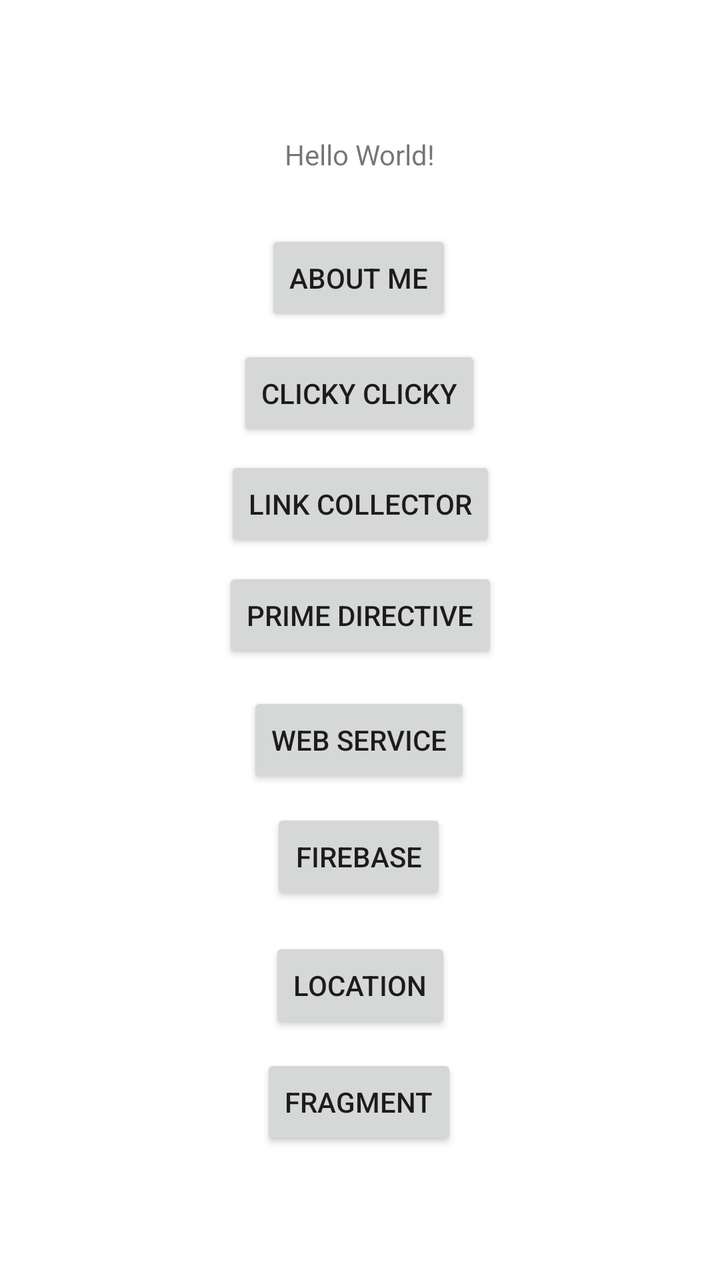
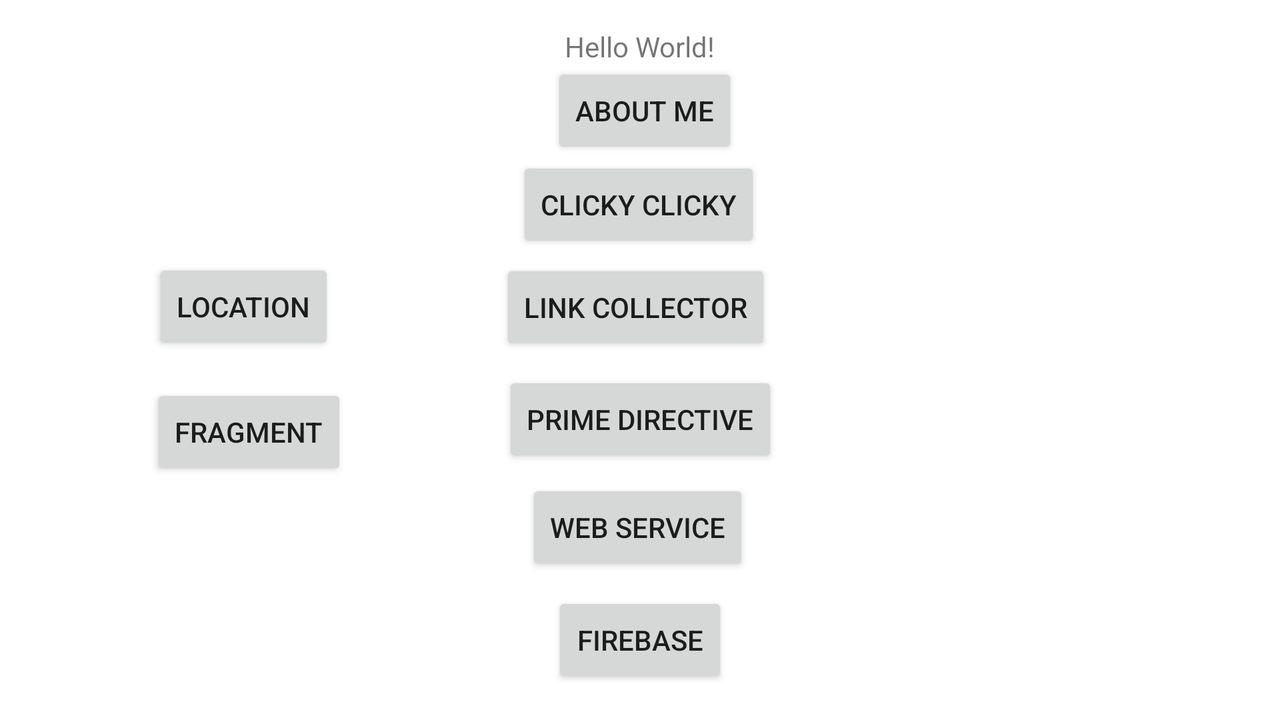

An Android layout and its configuration variant, each rendered on a device that would load it. The default file and the variant file are quoted in full after the pictures.
<!-- AndroidManifest.xml: application theme Theme.NUMAD23Sp_ShiZeng -->
<!-- res/layout/activity_main.xml -->
<?xml version="1.0" encoding="utf-8"?>
<androidx.constraintlayout.widget.ConstraintLayout xmlns:android="http://schemas.android.com/apk/res/android"
  xmlns:app="http://schemas.android.com/apk/res-auto"
  xmlns:tools="http://schemas.android.com/tools"
  android:layout_width="match_parent"
  android:layout_height="match_parent"
  tools:context=".MainActivity">

  <Button
    android:id="@+id/button_AboutMe"
    android:layout_width="wrap_content"
    android:layout_height="wrap_content"
    android:text="@string/about_me"
    app:layout_constraintBottom_toBottomOf="parent"
    app:layout_constraintEnd_toEndOf="parent"
    app:layout_constraintHorizontal_bias="0.498"
    app:layout_constraintStart_toStartOf="parent"
    app:layout_constraintTop_toTopOf="@id/text_HelloWorld"
    app:layout_constraintVertical_bias="0.09" />


  <Button
    android:id="@+id/button_Clicky"
    android:layout_width="wrap_content"
    android:layout_height="wrap_content"
    android:text="@string/Clicky"
    app:layout_constraintBottom_toBottomOf="parent"
    app:layout_constraintEnd_toEndOf="parent"
    app:layout_constraintHorizontal_bias="0.498"
    app:layout_constraintStart_toStartOf="parent"
    app:layout_constraintTop_toTopOf="@id/button_AboutMe"
    app:layout_constraintVertical_bias="0.121"
    tools:ignore="MissingConstraints" />

  <Button
    android:id="@+id/button_LinkCollector"
    android:layout_width="wrap_content"
    android:layout_height="wrap_content"
    android:text="@string/Link_Collector"
    app:layout_constraintBottom_toBottomOf="parent"
    app:layout_constraintEnd_toEndOf="parent"
    app:layout_constraintStart_toStartOf="parent"
    app:layout_constraintTop_toTopOf="@id/text_HelloWorld"
    app:layout_constraintVertical_bias="0.306" />

  <Button
    android:id="@+id/button_Prime"
    android:layout_width="wrap_content"
    android:layout_height="wrap_content"
    android:text="@string/Prime_Directive"
    app:layout_constraintBottom_toBottomOf="parent"
    app:layout_constraintEnd_toEndOf="parent"
    app:layout_constraintStart_toStartOf="parent"
    app:layout_constraintTop_toBottomOf="@+id/button_LinkCollector"
    app:layout_constraintVertical_bias="0.024" />

  <Button
    android:id="@+id/btn_WebService"
    android:layout_width="wrap_content"
    android:layout_height="wrap_content"
    android:text="@string/WebService"
    app:layout_constraintBottom_toBottomOf="parent"
    app:layout_constraintEnd_toEndOf="parent"
    app:layout_constraintHorizontal_bias="0.498"
    app:layout_constraintStart_toStartOf="parent"
    app:layout_constraintTop_toBottomOf="@+id/button_Prime"
    app:layout_constraintVertical_bias="0.055" />

  <Button
    android:id="@+id/btn_FireBase"
    android:layout_width="wrap_content"
    android:layout_height="wrap_content"
    android:text="@string/Fire_Base"
    app:layout_constraintBottom_toBottomOf="parent"
    app:layout_constraintEnd_toEndOf="parent"
    app:layout_constraintHorizontal_bias="0.498"
    app:layout_constraintStart_toStartOf="parent"
    app:layout_constraintTop_toBottomOf="@+id/btn_WebService"
    app:layout_constraintVertical_bias="0.052" />

  <Button
    android:id="@+id/btn_location"
    android:layout_width="wrap_content"
    android:layout_height="wrap_content"
    android:text="@string/Location"
    app:layout_constraintBottom_toBottomOf="parent"
    app:layout_constraintEnd_toEndOf="parent"
    app:layout_constraintStart_toStartOf="parent"
    app:layout_constraintTop_toBottomOf="@+id/btn_FireBase"
    app:layout_constraintVertical_bias="0.116" />

  <Button
    android:id="@+id/btn_Fragment"
    android:layout_width="wrap_content"
    android:layout_height="wrap_content"
    android:text="@string/Fragment"
    app:layout_constraintBottom_toBottomOf="parent"
    app:layout_constraintEnd_toEndOf="parent"
    app:layout_constraintHorizontal_bias="0.498"
    app:layout_constraintStart_toStartOf="parent"
    app:layout_constraintTop_toBottomOf="@+id/btn_location"
    app:layout_constraintVertical_bias="0.135" />
  <TextView
    android:id="@+id/text_HelloWorld"
    android:layout_width="wrap_content"
    android:layout_height="wrap_content"
    android:text="Hello World!"
    app:layout_constraintBottom_toBottomOf="parent"
    app:layout_constraintEnd_toEndOf="parent"
    app:layout_constraintStart_toStartOf="parent"
    app:layout_constraintTop_toTopOf="parent"
    app:layout_constraintVertical_bias="0.109" />




</androidx.constraintlayout.widget.ConstraintLayout>
<!-- resources referenced by this layout -->
<resources>
  <string name="Clicky">Clicky Clicky</string>
  <string name="Fire_Base">FireBase</string>
  <string name="Fragment">Fragment</string>
  <string name="Link_Collector">Link Collector</string>
  <string name="Location">Location</string>
  <string name="Prime_Directive">Prime Directive</string>
  <string name="WebService">Web Service</string>
  <string name="about_me">About Me</string>
  <style name="Theme.NUMAD23Sp_ShiZeng" parent="Theme.MaterialComponents.DayNight.DarkActionBar">
          
          <item name="colorPrimary">@color/purple_500</item>
          <item name="colorPrimaryVariant">@color/purple_700</item>
          <item name="colorOnPrimary">@color/white</item>
          
          <item name="colorSecondary">@color/teal_200</item>
          <item name="colorSecondaryVariant">@color/teal_700</item>
          <item name="colorOnSecondary">@color/black</item>
          
          <item name="android:statusBarColor">?attr/colorPrimaryVariant</item>
          
      </style>
</resources>
<!-- res/layout-land/activity_main.xml (the author's variant of the layout above) -->
<!-- drawn on the phone turned sideways -->
<?xml version="1.0" encoding="utf-8"?>
<androidx.constraintlayout.widget.ConstraintLayout xmlns:android="http://schemas.android.com/apk/res/android"
    xmlns:app="http://schemas.android.com/apk/res-auto"
    xmlns:tools="http://schemas.android.com/tools"
    android:layout_width="match_parent"
    android:layout_height="match_parent"
    tools:context=".MainActivity">

    <TextView
      android:id="@+id/text_HelloWorld"
      android:layout_width="wrap_content"
      android:layout_height="wrap_content"
      android:text="Hello World!"
      app:layout_constraintBottom_toBottomOf="parent"
      app:layout_constraintEnd_toEndOf="parent"
      app:layout_constraintStart_toStartOf="parent"
      app:layout_constraintTop_toTopOf="parent"
      app:layout_constraintVertical_bias="0.04" />
    <Button
      android:id="@+id/button_AboutMe"
      android:layout_width="wrap_content"
      android:layout_height="wrap_content"
      android:text="@string/about_me"
      app:layout_constraintBottom_toBottomOf="parent"
      app:layout_constraintEnd_toEndOf="parent"
      app:layout_constraintHorizontal_bias="0.504"
      app:layout_constraintStart_toStartOf="parent"
      app:layout_constraintTop_toTopOf="@id/text_HelloWorld"
      app:layout_constraintVertical_bias="0.059" />

    <Button
      android:id="@+id/button_Clicky"
      android:layout_width="wrap_content"
      android:layout_height="wrap_content"
      android:text="@string/Clicky"
      app:layout_constraintBottom_toBottomOf="parent"
      app:layout_constraintEnd_toEndOf="parent"
      app:layout_constraintHorizontal_bias="0.499"
      app:layout_constraintStart_toStartOf="parent"
      app:layout_constraintTop_toTopOf="@id/button_AboutMe"
      app:layout_constraintVertical_bias="0.168"
      tools:ignore="MissingConstraints" />

    <Button
      android:id="@+id/button_LinkCollector"
      android:layout_width="wrap_content"
      android:layout_height="wrap_content"
      android:text="@string/Link_Collector"
      app:layout_constraintBottom_toBottomOf="parent"
      app:layout_constraintEnd_toEndOf="parent"
      app:layout_constraintHorizontal_bias="0.496"
      app:layout_constraintStart_toStartOf="parent"
      app:layout_constraintTop_toTopOf="@id/text_HelloWorld"
      app:layout_constraintVertical_bias="0.389" />

    <Button
      android:id="@+id/button_Prime"
      android:layout_width="wrap_content"
      android:layout_height="wrap_content"
      android:text="@string/Prime_Directive"
      app:layout_constraintBottom_toBottomOf="parent"
      app:layout_constraintEnd_toEndOf="parent"
      app:layout_constraintStart_toStartOf="parent"
      app:layout_constraintTop_toBottomOf="@+id/button_LinkCollector"
      app:layout_constraintVertical_bias="0.06" />
    <Button
        android:id="@+id/btn_WebService"
        android:layout_width="wrap_content"
        android:layout_height="wrap_content"
        android:text="@string/WebService"
        app:layout_constraintBottom_toBottomOf="parent"
        app:layout_constraintEnd_toEndOf="parent"
        app:layout_constraintHorizontal_bias="0.498"
        app:layout_constraintStart_toStartOf="parent"
        app:layout_constraintTop_toBottomOf="@+id/button_Prime"
        app:layout_constraintVertical_bias="0.075" />

    <Button
      android:id="@+id/btn_FireBase"
      android:layout_width="wrap_content"
      android:layout_height="wrap_content"
      android:text="@string/Fire_Base"
      app:layout_constraintBottom_toBottomOf="parent"
      app:layout_constraintEnd_toEndOf="parent"
      app:layout_constraintStart_toStartOf="parent"
      app:layout_constraintTop_toBottomOf="@+id/btn_WebService"
      app:layout_constraintVertical_bias="0.34" />

    <Button
      android:id="@+id/btn_location"
      android:layout_width="wrap_content"
      android:layout_height="wrap_content"
      android:text="@string/Location"
      app:layout_constraintBottom_toBottomOf="parent"
      app:layout_constraintEnd_toEndOf="parent"
      app:layout_constraintHorizontal_bias="0.139"
      app:layout_constraintStart_toStartOf="parent"
      app:layout_constraintTop_toTopOf="parent"
      app:layout_constraintVertical_bias="0.415" />

    <Button
      android:id="@+id/btn_Fragment"
      android:layout_width="wrap_content"
      android:layout_height="wrap_content"
      android:text="@string/Fragment"
      app:layout_constraintBottom_toBottomOf="parent"
      app:layout_constraintEnd_toEndOf="parent"
      app:layout_constraintHorizontal_bias="0.139"
      app:layout_constraintStart_toStartOf="parent"
      app:layout_constraintTop_toBottomOf="@+id/btn_location"
      app:layout_constraintVertical_bias="0.109" />

</androidx.constraintlayout.widget.ConstraintLayout>
